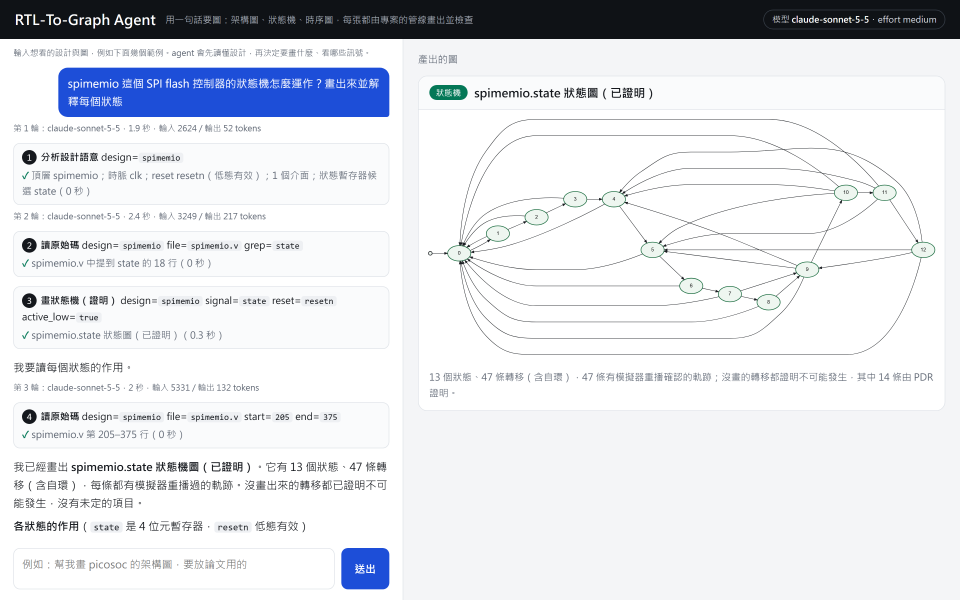
#> input picture pipeline/experiments/x6_agent_demo/deck/shots/01_input.png, 2880 x 1800 px (shown at 1/3 size); its folder holds 4 pictures in this run
$ python crop.py
#> lines starting #> are read from the running program, lines starting #| are printed output that depends on the picture
"""Crop the part of each screenshot a slide is about: python crop.py (writes shots/c_*.png)"""
from pathlib import Path

from PIL import Image

S = Path(__file__).resolve().parent / "shots"
CROPS = {  # fractions of the 1440x900 page: (left, top, right, bottom)
    "01_input": (0.0, 0.065, 0.415, 0.76),   # the request and the agent's first steps
    "02_fsm": (0.435, 0.125, 0.985, 0.67),   # the proven state graph
    "03_block": (0.435, 0.125, 0.985, 0.625),  # the paper-style block diagram
    "04_timing": (0.0, 0.17, 0.415, 0.86),   # what the timing diagrams do and do not show
    "05_cpu": (0.0, 0.31, 0.415, 0.86),      # the transitions proven impossible
}
for n, (l, t, r, b) in CROPS.items():
    im = Image.open(S / f"{n}.png")
#> im is the input picture: PIL image 2880x1800 RGB; mean R, G, B 224, 226.5, 231.6
    W, H = im.size
#> W = 2880; H = 1800
    im.crop((int(l * W), int(t * H), int(r * W), int(b * H))).save(S / f"c_{n}.png")
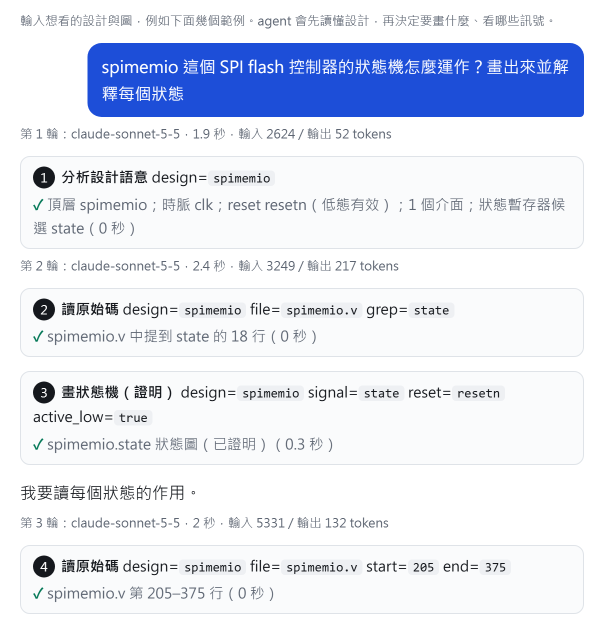
#> saved as c_01_input.png: PIL image 1195x1251 RGB (shown at 1/2 size); mean R, G, B 223.9, 229.2, 242.7
    print(n, im.size)
#| 01_input (2880, 1800)
#> pass 2 of the loop `for n, (l, t, r, b) in CROPS.items():`:
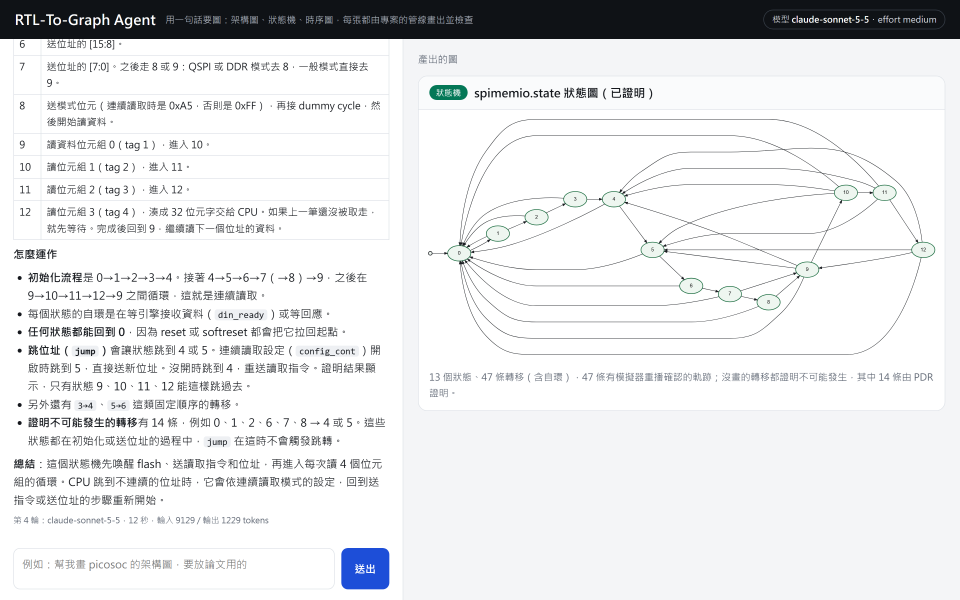
#> input picture pipeline/experiments/x6_agent_demo/deck/shots/02_fsm.png, 2880 x 1800 px (shown at 1/3 size)
#> im is the input picture: PIL image 2880x1800 RGB; mean R, G, B 229, 230, 231.3
#> `im.crop((int(l * W), int(t * H), int(r * W), int(b * H))).save(S / f"c..`:
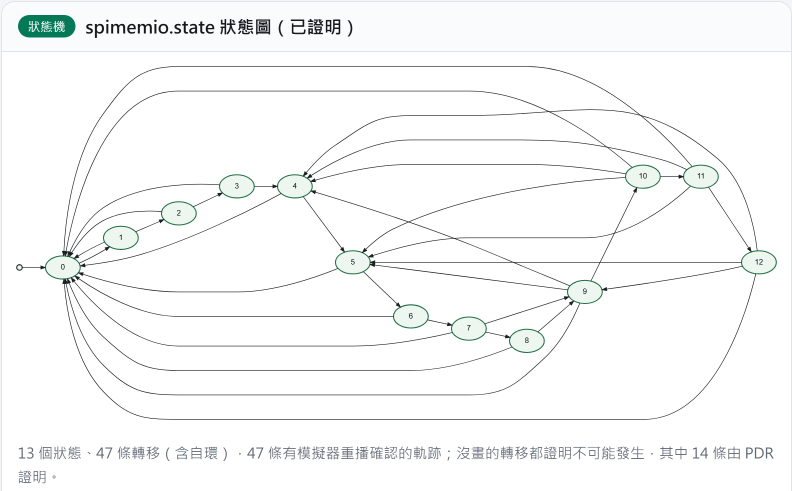
#> saved as c_02_fsm.png: PIL image 1584x981 RGB (shown at 1/2 size); mean R, G, B 247.4, 248.3, 248.3
#| 02_fsm (2880, 1800)
#> pass 3 of the loop `for n, (l, t, r, b) in CROPS.items():`:
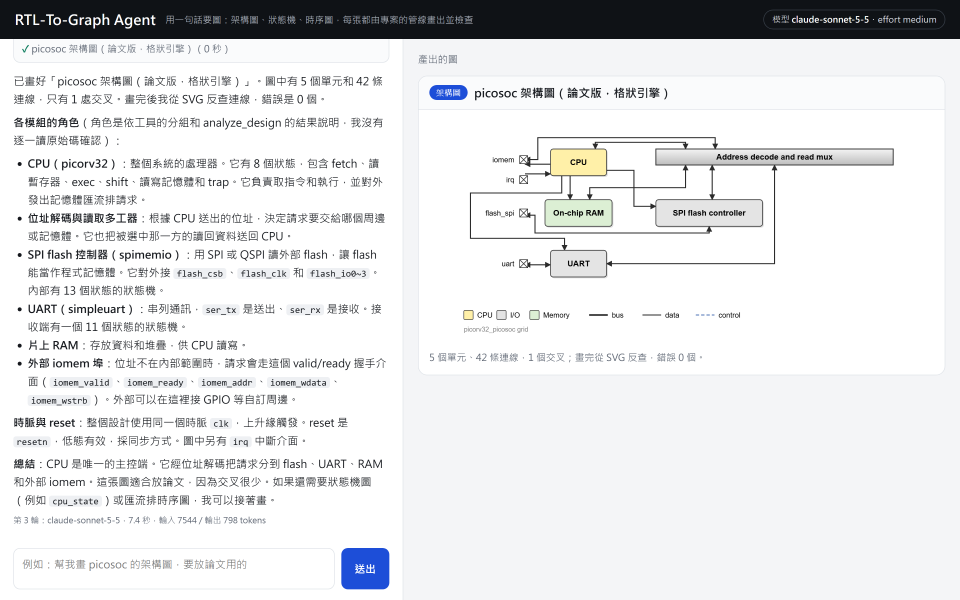
#> input picture pipeline/experiments/x6_agent_demo/deck/shots/03_block.png, 2880 x 1800 px (shown at 1/3 size)
#> im is the input picture: PIL image 2880x1800 RGB; mean R, G, B 227, 227.9, 229.2
#> `im.crop((int(l * W), int(t * H), int(r * W), int(b * H))).save(S / f"c..`:
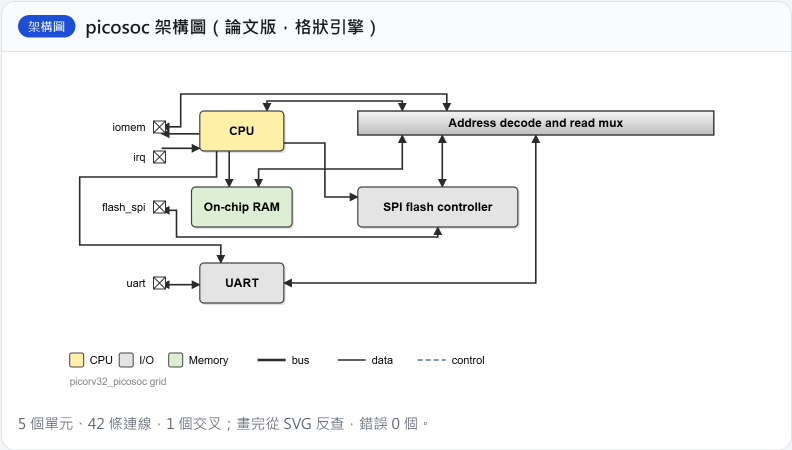
#> saved as c_03_block.png: PIL image 1584x900 RGB (shown at 1/2 size); mean R, G, B 244.7, 245.1, 244.8
#| 03_block (2880, 1800)
#> (the run stopped early here; a loop or call above may not have finished)
